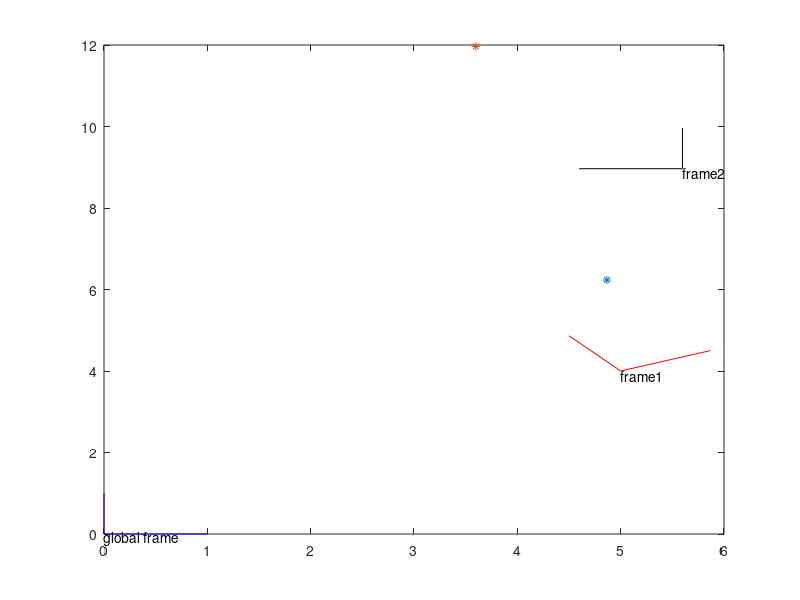

Here is the MATLAB script that generated this plot:
clc; clear
% pose2 in frame 1
pose1_2 = [5, 4, pi/6];
theta = pose1_2(3);
R1 = [cos(theta), -sin(theta); sin(theta), cos(theta)];
t1_2 = [pose1_2(1); pose1_2(2)];
% transformation matrix of pose2 in frame 1
T1_2 = [R1 t1_2; 0 0 1]

% pose3 in frame 2
pose2_3 = [3, 4, pi/3];
theta = pose2_3(3);
R2_3 = [cos(theta), -sin(theta); sin(theta), cos(theta)];
t2_3 = [pose2_3(1); pose2_3(2)];
% transformation matrix of pose3 in frame 2
T2_3 = [R2_3 t2_3; 0 0 1]

% pose2 in global frame
T1_3 = T1_2 * T2_3

disp('transform point a in frame 2 to frame 1')
pa_2 = [1,2,1]';
pa_1 = T1_2 * pa_2
disp('transform point a in frame 2 to frame 3')
T3_2 = inv(T2_3)
pa_3 = T2_3 \ pa_2

disp('transform point b in frame 3 to frame 2')
pb_3 = [3,2,1]';
pb_2 = T2_3 * pb_3
disp('transform point b in frame 3 to frame 1')
pb_1 = T1_3 * pb_3

% draw frames and points
% x, y axes in homogeneous coordinates
baisic_axes = [0 0 1; 1 0 1; 0 1 1]';
frameg = baisic_axes;   % in global frame
frame1 = T1_2 * baisic_axes; % transform to frame1
frame2 = T1_3 * baisic_axes; % transform to frame2

% plot global frame with blue line
hold off
plot(frameg(1, [1 2]), frameg(2, [1 2]), 'b-', frameg(1, [1 3]), frameg(2, [1 3]), 'b-')
text(frameg(1, 1), frameg(2, 1)-0.1, 'global frame')
hold on
% plot frame1 with red line
plot(frame1(1, [1 2]), frame1(2, [1 2]), 'r-', frame1(1, [1 3]), frame1(2, [1 3]), 'r-')
text(frame1(1, 1), frame1(2, 1)-0.1, 'frame1')
% plot frame2 with black line
plot(frame2(1, [1 2]), frame2(2, [1 2]), 'k-', frame2(1, [1 3]), frame2(2, [1 3]), 'k-')
text(frame2(1, 1), frame2(2, 1)-0.1, 'frame2')

% mark points
plot(pa_1(1), pa_1(2), '*')
plot(pb_1(1), pb_1(2), '*')
